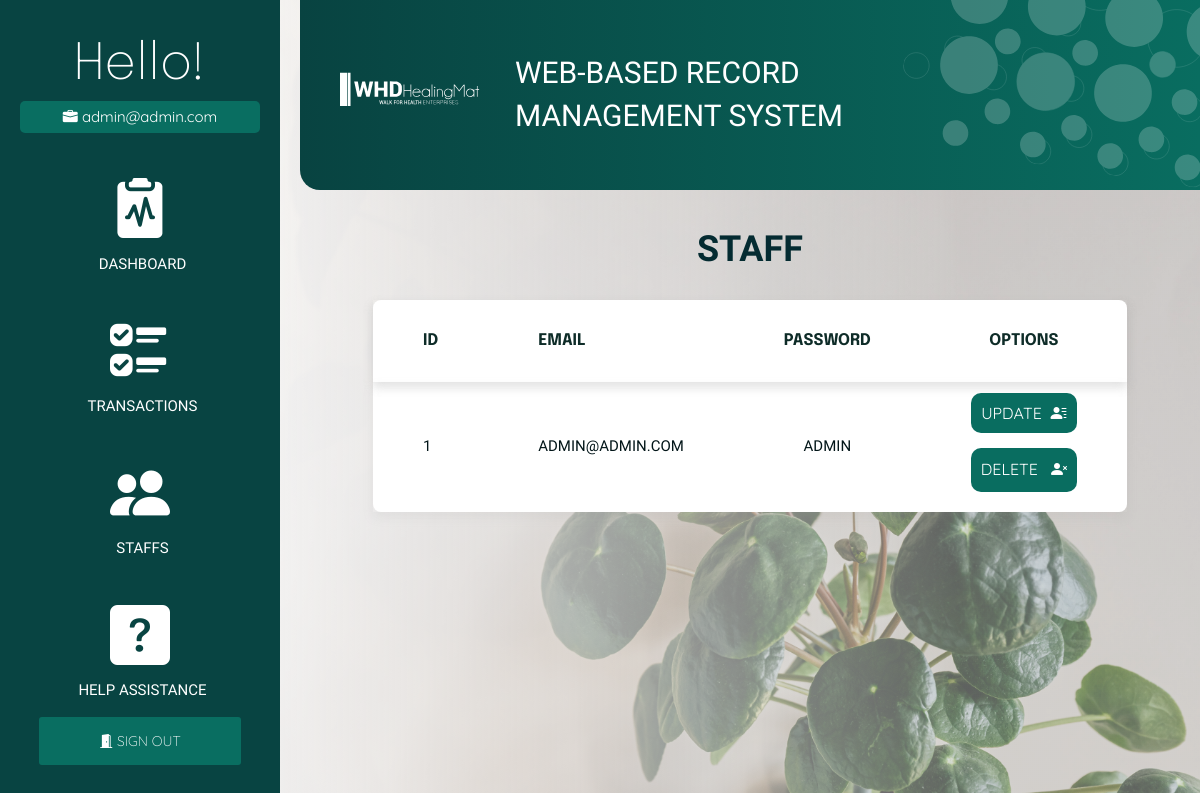
The page /staff (signed in) on the database its author committed.
### models.py (models this page shows, shortened)
class Staff(db.Model):
    __tablename__ = 'staff'
    staff_id = db.Column(db.Integer, primary_key=True)
    staff_email = db.Column(db.String(200), unique=True)
    staff_password = db.Column(db.String(200), nullable=False)

### blueprint/staff.py (the view)
@staff_bp.route('/staff')
def staff():
    return render_template('staff/index_page.html', staffs=Staff.query.all())

### blueprint/staff.py (called while the page is built)
def staff_bp_middleware():
    if not is_authenticated():
        return redirect(url_for('auth_bp.login_page'))

### helper/functions.py (called while the page is built)
def is_authenticated():
    if session.get('signedin'):
        return True
    return False

### templates/staff/index_page.html (shortened to what this page needs)
{% extends 'auth/auth_base.html' %}
{% block head %}
<link rel="stylesheet" href="{{ url_for('static', filename='css/transaction.css') }}">
{% endblock %}
{% block body %}
<div class="staff">
    <h1>Staff</h1>
    <table>
        <thead>
            <tr>
                <th>ID</th>
                <th>Email</th>
                <th>Password</th>
                <th id="text-align">Options</th>
            </tr>
        </thead>
        <tbody>
            {% for staff in staffs %}
            <tr>
                <td>{{ staff.staff_id }}</td>
                <td>{{ staff.staff_email }}</td>
                <td id="text-align">{{ staff.staff_password }}</td>
                <td id="text-align">
                        <a class="opt-btn" id="opt-js-btn-1" href="{{url_for('staff_bp.staff_update', id=staff.staff_id)}}">
                            UPDATE&nbsp;&nbsp;<i class="bi bi-person-lines-fill"></i></a>
                    <br><br>
                        <button class="opt-btn" onclick="openModal('{{ staff.staff_id }}', 'STAFF')">
                            DELETE&nbsp;&nbsp;&nbsp;<i class="bi bi-person-x-fill"></i></button>
                </td>
            </tr>
            {% endfor %}
        </tbody>
    </table>
</div>
{% endblock %}

### templates/auth/auth_base.html (shortened to what this page needs)
<!DOCTYPE html>
<html lang="en">
    <head>
        <link rel="stylesheet" href="{{ url_for('static', filename='css/auth.css') }}">
        <link rel="stylesheet" href="https://pro.fontawesome.com/releases/v5.10.0/css/all.css"/>
        <link rel="stylesheet" href="https://maxcdn.bootstrapcdn.com/bootstrap/3.3.7/css/bootstrap.min.css">
        <link rel="stylesheet" href="https://cdn.jsdelivr.net/npm/bootstrap-icons@1.8.1/font/bootstrap-icons.css">
        {% block head %}
        {% endblock %}
    </head>
<body>
<div class="wrapper">
    <div class="sidebar">
        <span id="h1">Hello!</span>
        <span id="h1-data"><i class="bi bi-briefcase-fill"></i>&nbsp{{ session['email'] }}</span>
        <div class="cont">
                <a href="/dashboard" id="cont-sect">
                    <i class="bi bi-clipboard2-pulse-fill" id="auth-logo"></i>
                    <span id="auth-lbl">DASHBOARD</span></a>
                <a href="/transaction" id="cont-sect">
                    <i class="bi bi-ui-checks" id="auth-logo"></i>
                        <span id="auth-lbl">TRANSACTIONS</span></a>
                <a href="/staff" id="cont-sect">
                    <i class="bi bi-people-fill" id="auth-logo"></i>
                        <span id="auth-lbl">STAFFS</span></a>
                <a href="/help" id="cont-sect">
                    <i class="bi bi-question-square-fill" id="auth-logo"></i>
                        <span id="auth-lbl">HELP ASSISTANCE</span></a>
        <div class="logout">
            <a href="/logout">
                <i class="bi bi-door-open-fill"></i>
                SIGN OUT
            </a>
        </div>
        </div>
    </div>
    <div class="main">
        <div class="main--header">
            <image class="logo-svg" src="{{ url_for('static', filename='images/logo-head-web.svg') }}"></image>
            <span id="title">WEB-BASED RECORD MANAGEMENT SYSTEM</span>
            <image class="bg-head-svg" src="{{ url_for('static', filename='images/bubbles.svg') }}"></image>
        </div>
        <div class="main--content">
            {% block body %}
            {% endblock %}
        </div>
    </div>
</div>
</body>
</html>

### static/css/auth.css (style rules this page uses)
body { image-rendering: -webkit-optimize-contrast; background-image: linear-gradient(to left, rgba(215, 215, 215, 0.43) 20%, rgb(250, 250, 250) 90%), url("/static/images/dashboard-bg.jpg"); background-size: cover; }
.wrapper .sidebar { width: 20em; height: 100%; padding: 30px 20px; background: #084442; }
.sidebar { display: flex; position: fixed; flex-direction: column; }
#h1 { font-size: 50px; text-align: center; font-family: 'Epilogue', sans-serif; font-weight: 200; color: white; }
#h1-data { text-align: center; font-size: 15px; margin-bottom: 30px; font-family: 'Quicksand', sans-serif; color: white; border-radius: 5px; padding: 5px 20px 5px 20px; background: #096e61; }
.cont { text-align: center; display: flex; flex-direction: column; }
#cont-sect { color: inherit; !important; text-decoration: none !important; outline: none; !important; padding: 5px; display: flex; flex-direction: column; margin-bottom: 25px; }
#auth-logo { font-size: 60px; color: white; }
#auth-lbl { font-family: 'Heebo', sans-serif; color: white; font-size: 15px; font-weight: 300; margin-left: 5px; }
.logout a { border: none; outline: none; border-radius: 3px; padding: 15px 60px 15px 60px; color: white; font-family: 'Quicksand', sans-serif; font-weight: 200; background: #096e61; text-decoration: none !important; outline: none; !important; }
.main { overflow: hidden; }
.wrapper .main { width: 100%; padding: 0px 0px 0px 300px; overflow: hidden; }
.wrapper .main--header { display: flex; flex-direction: row; align-items: center; border-bottom-left-radius: 20px; margin: 0px 0px 20px 0px; padding: 20px; background: linear-gradient(to right, #084341, #096d60); overflow: hidden; }
#title { color: white; font-family: 'Heebo', sans-serif; margin-left: 5px; font-size: 30px; }
.logo-svg { display: flex; overflow: hidden; padding: 0 20px; width: auto; height: 80px; filter: brightness(0) invert(1); }
.bg-head-svg { height: 250px; width: auto; mix-blend-mode: normal; margin-top: -100px; margin-right: -80px; margin-left: auto; border-radius: 4px; transform: rotate(8.44deg); opacity: 20%; }
.wrapper .main--content { color: white; }

### static/css/transaction.css (style rules this page uses)
table { border-collapse: collapse; background: white; border-radius: 8px; margin-bottom: 30px; margin-left: auto; margin-right: auto; }
thead { box-shadow: 0 5px 10px rgba(157, 156, 156, 0.2); }
tr:nth-child(odd) { box-shadow: 0 5px 10px rgba(157, 156, 156, 0.13); }
th { padding: 30px 50px; font-size: 16px; font-family: 'Epilogue', sans-serif; text-transform: uppercase; color: #0e2c28; }
td { padding: 20px 50px; font-family: Assistant, sans-serif; font-size: 15px; text-transform: uppercase; color: #021518; }
a { color: black; }
h1 { text-align: center; font-family: 'Heebo', sans-serif; font-weight: bolder; color: #042b31; text-transform: uppercase; padding: 20px; }
#text-align { text-align: center; }
.opt-btn { color: white; font-size: 16px; font-family: 'Quicksand', sans-serif; border: none; outline: none; border-radius: 10px; padding: 10px; background: #096d60; }

### static/css/global.css (style rules this page uses)
* { margin: 0; padding: 0; box-sizing: border-box; font-family: sans-serif; list-style: none; text-decoration: none; user-select: none; -webkit-user-drag: none; }
img { pointer-events: none; }
html { scroll-behavior: smooth; }
button, input[type="submit"] { cursor: pointer; }
a { outline: 0 !important; text-decoration: none !important; }

### rows shown on the page
Staff: email "admin@admin.com", staff_id "1", staff_email "ADMIN@ADMIN.COM", staff_password "ADMIN"
